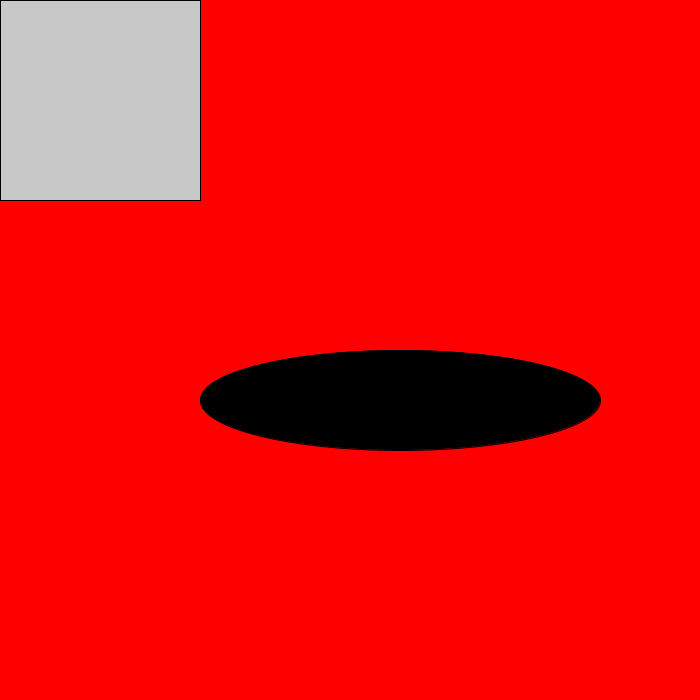
Frame 1 (no input)
Frame 60 (the mouse pressed at the canvas centre just before this capture): identical to frame 1, image omitted
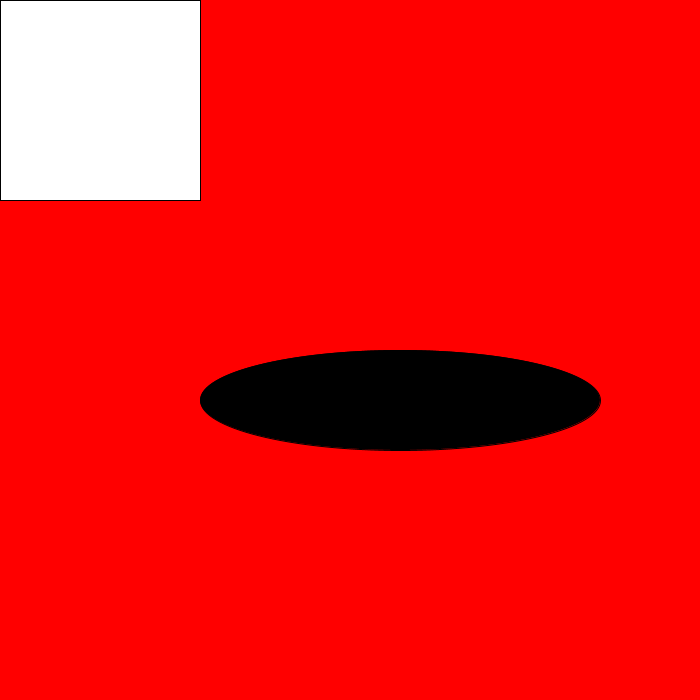
Frame 120 (the mouse held since frame 60 and released just before this capture)

The Processing sketch that drew these frames (run headless with seeded random() and noise(); from frame 60 on, the mouse is pressed at the canvas centre):

// Processing sketch: Harrah_Ethan_HandsOnButtons
// ── Harrah_Ethan_HandsOnButtons.pde
Button button1;
Button button2;
int backgroundColor;

void setup() {
  size(700, 700); 
  backgroundColor = color(255,0,0);
  button1 = new Button(
    () -> changeBackground1(), 
    100, 100,
    100, 100,
    "rect",
    color(255),
    color(200)
  );
  button2 = new Button(
    () -> changeBackground2(),
    400, 400,
    200, 50,
    "ellipse",
    color(0),
    color(100)
  );
}

void changeBackground1() {
  if (backgroundColor == color(255,0,0)) {
     backgroundColor = color(0,255,0);
  } else if (backgroundColor == color(0,255,0)) {
     backgroundColor = color(0,0,255);
  } else if (backgroundColor == color(0,0,255)) {
     backgroundColor = color(255,0,0);
  } else {
    backgroundColor = color(255,0,0);
  }
}

void changeBackground2() {
  if (backgroundColor == color(255,255,0)) {
     backgroundColor = color(0,255,255);
  } else if (backgroundColor == color(0,255,255)) {
     backgroundColor = color(255,0,255);
  } else if (backgroundColor == color(255,0,255)) {
     backgroundColor = color(255,255,0);
  } else {
     backgroundColor = color(255,255,0);
  }
}


void draw() {
  background(backgroundColor);
  button1.render();
  button2.render();
}

void mousePressed() {
  button1.mousePressed();
  button2.mousePressed();
}

// ── Button.pde
class Button {
  boolean isPressed;
  String buttonType; // ellipse, rect, etc...
  PVector pos;
  PVector size;
  int baseColor;
  int highlightColor;
  final Runnable action;
  
  Button(Runnable action, float xPos, float yPos, float xSize, float ySize, String buttonType, int baseColor, int highlightColor) {
    this.action = action;
    this.pos = new PVector(xPos, yPos);
    this.size = new PVector(xSize, ySize);
    this.buttonType = buttonType;
    this.baseColor = baseColor;
    this.highlightColor = highlightColor;
}
 
  void render() {
     if (this.isMouseOverButton() == true) {
       fill(this.highlightColor);  
     } else {
       fill(this.baseColor);
     }
     if (buttonType == "rect") {
       rectMode(CENTER);
       rect(this.pos.x, this.pos.y, this.size.x * 2, this.size.y * 2);
     } else if (buttonType == "ellipse") {
       ellipseMode(CENTER);
       ellipse(this.pos.x, this.pos.y ,this.size.x * 2, this.size.y * 2);
     }
  }
  
  void mousePressed() {
    if (this.isMouseOverButton() == true) {
      this.action.run(); 
    }
  }
  
  boolean isMouseOverButton() {
    if (this.buttonType == "rect") {
      if (
        this.pos.x - this.size.x <= mouseX && mouseX <= this.pos.x + this.size.x &&
        this.pos.y - this.size.y <= mouseY && mouseY <= this.pos.y + this.size.y
      ) {
        return true; 
      } else {
        return false; 
      }
    } else if (this.buttonType == "ellipse") {
      if (
        (
        Math.pow(((mouseX - this.pos.x) / this.size.x),2) + 
        Math.pow(((mouseY - this.pos.y) / this.size.y),2)
        ) <= 1
      ) {
        return true; 
      } else {
        return false; 
      }
    } else {
      return false; 
    }
  }
  
}
